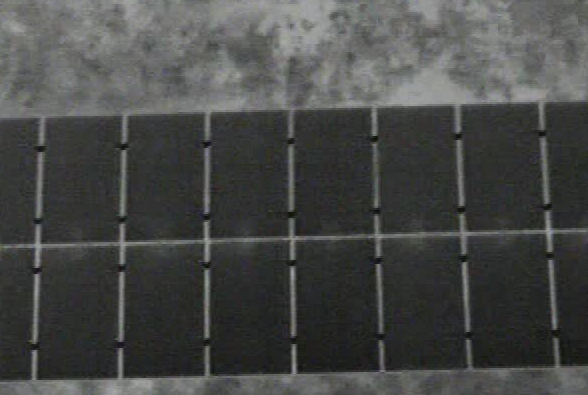
#> input picture image processing/ex/ex1/Panels/pv01.png, 588 x 395 px, found by its file name; its folder holds only this picture in this run
$ python main.py
#> lines starting #> are read from the running program, lines starting #| are printed output that depends on the picture; after the words box and inside, x2 and y2 are one past the last pixel; in counts of white or black regions, pixels touching at a corner belong together
import cv2
import numpy as np
import os
import matplotlib.pyplot as plt

# Funzione principale per l'elaborazione delle immagini
def main():
    # Percorso alla cartella delle immagini
    image_folder = './Panels/'

    # Itera su tutte le immagini nella cartella
    for images in os.listdir(image_folder):

        image = "./Img/Panels/" + images
        # Converte l'immagine in scala di grigi
        gray = cv2.imread(image, cv2.IMREAD_GRAYSCALE)
#> gray: shape (395, 588); min 0, max 167, mean 72.5

        # Applica il rilevamento dei bordi con il metodo Canny
        edges = cv2.Canny(gray, 50, 150)
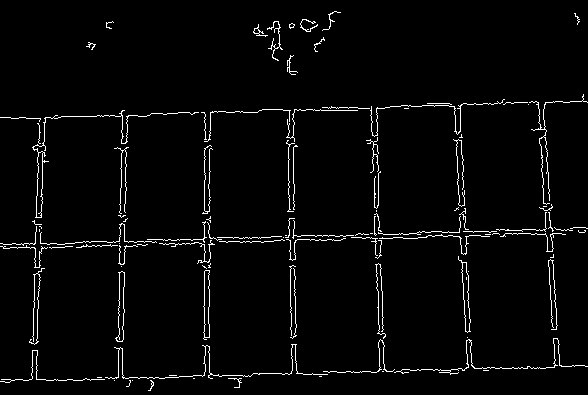
#> edges: shape (395, 588); 2.9% white in thin lines or dots

        # Trova i contorni usando i bordi rilevati
        contours, _ = cv2.findContours(edges, cv2.RETR_EXTERNAL, cv2.CHAIN_APPROX_SIMPLE)
#> contours = 106 contours, 100 with area under 20; largest, box (x1, y1, x2, y2) and area: (32, 110, 199, 218) 338, (115, 271, 125, 342) 326, (458, 256, 471, 333) 325, (203, 270, 210, 340) 310, (253, 24, 268, 37) 30, (267, 21, 283, 61) 22

        # Disegna i contorni in rosso sull'immagine originale
        image_with_contours = gray.copy()
        cv2.drawContours(image_with_contours, contours, -1, (0, 0, 255), 2)
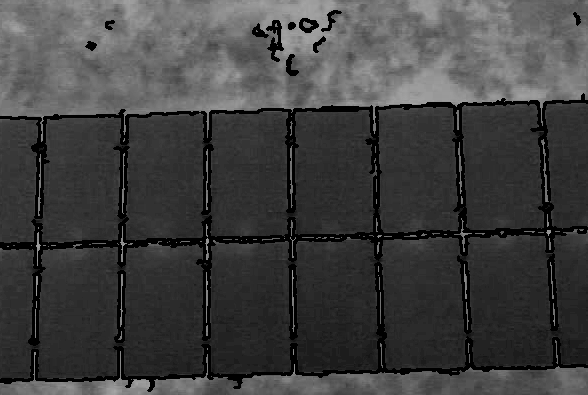
#> image_with_contours: shape (395, 588); min 0, max 167, mean 64.4

        # Salva o mostra il risultato
        cv2.imwrite('/mnt/data/immagine_con_bordi_rossi.png', image_with_contours)
        cv2.imshow('Bordi Rossi', image_with_contours)
        cv2.waitKey(0)
        cv2.destroyAllWindows()


# Esegui il main
if __name__ == "__main__":
    main()

$ run again, on image processing/ex/ex1/Panels/pv06.png
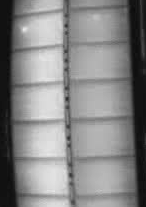
#> input picture image processing/ex/ex1/Panels/pv06.png, 146 x 207 px, found by its file name
#> in main, gray is the input picture: shape (207, 146); min 10, max 232, mean 133.4
#> in main, `edges = cv2.Canny(gray, 50, 150)`:
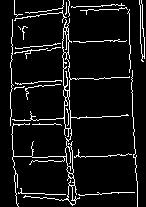
#> edges: shape (207, 146); 7.6% white in thin lines or dots
#> contours = 25 contours, 24 with area under 20; largest, box (x1, y1, x2, y2) and area: (11, 18, 130, 207) 840
#> in main, `cv2.drawContours(image_with_contours, contours, -1, (0, 0, 255), 2)`:
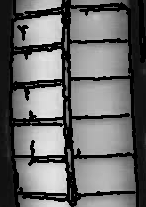
#> image_with_contours: shape (207, 146); min 0, max 232, mean 106.3

$ run again, on image processing/ex/ex1/Panels/pv07.png
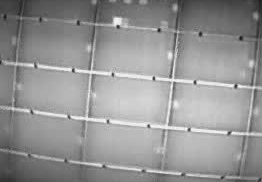
#> input picture image processing/ex/ex1/Panels/pv07.png, 262 x 182 px, found by its file name
#> in main, gray is the input picture: shape (182, 262); min 24, max 255, mean 148.1
#> in main, `edges = cv2.Canny(gray, 50, 150)`:
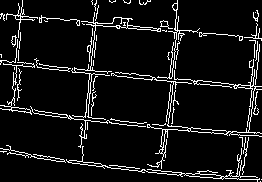
#> edges: shape (182, 262); 8% white in thin lines or dots
#> contours = 59 contours, 47 with area under 20; largest, box (x1, y1, x2, y2) and area: (71, 12, 161, 120) 326, (111, 59, 262, 169) 282, (66, 146, 260, 182) 218, (0, 62, 35, 115) 75, (157, 0, 200, 79) 47
#> in main, `cv2.drawContours(image_with_contours, contours, -1, (0, 0, 255), 2)`:
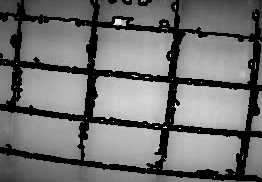
#> image_with_contours: shape (182, 262); min 0, max 242, mean 113.6

$ run again, on image processing/ex/ex1/Panels/pv02.png
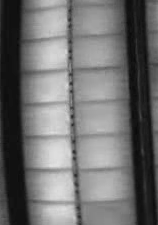
#> input picture image processing/ex/ex1/Panels/pv02.png, 158 x 225 px, found by its file name
#> in main, gray is the input picture: shape (225, 158); min 9, max 225, mean 111.7
#> in main, `edges = cv2.Canny(gray, 50, 150)`:
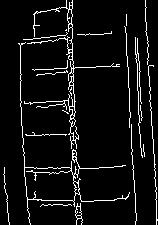
#> edges: shape (225, 158); 6.5% white in thin lines or dots
#> contours = 21 contours, 18 with area under 20; largest, box (x1, y1, x2, y2) and area: (18, 42, 130, 225) 1662, (24, 0, 120, 149) 250, (75, 203, 83, 225) 60
#> in main, `cv2.drawContours(image_with_contours, contours, -1, (0, 0, 255), 2)`:
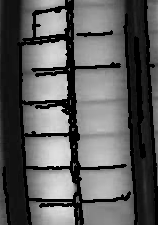
#> image_with_contours: shape (225, 158); 19.08% of pixels changed, all inside (x1, y1, x2, y2) = (2, 0, 158, 225)
